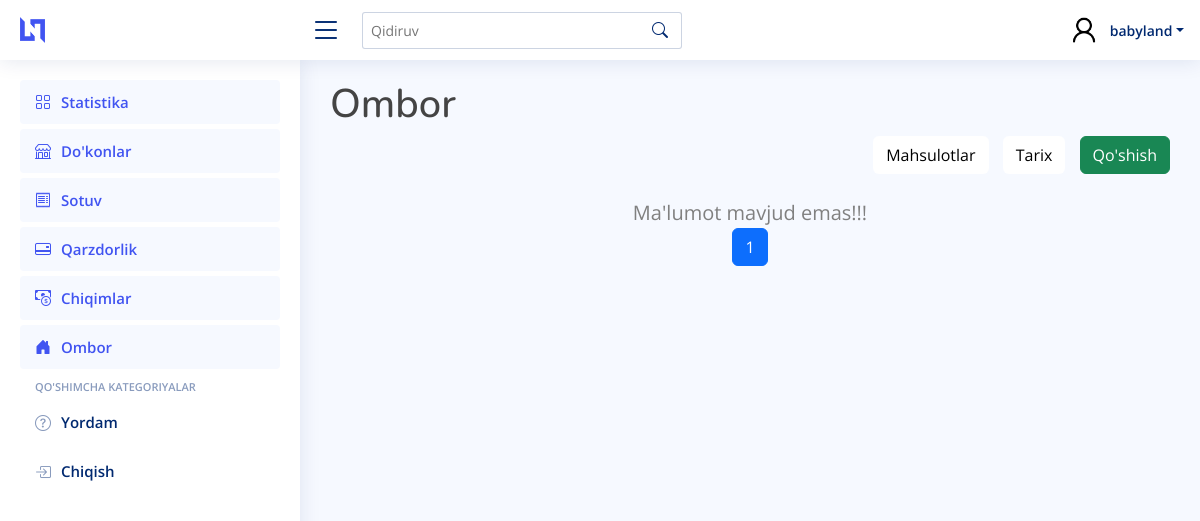
Before: /storage/ (signed in) with the older database file.
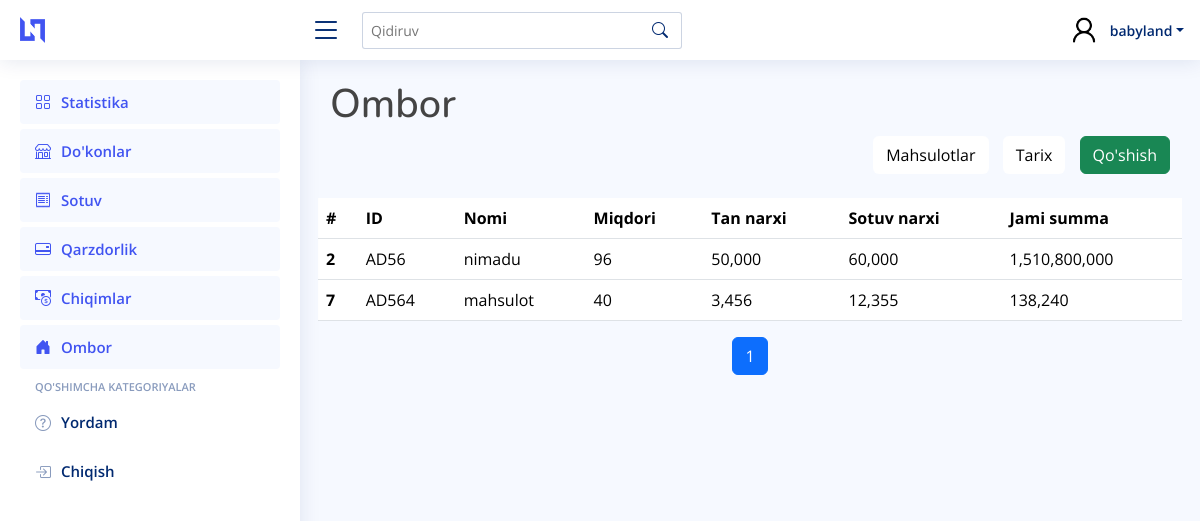
After: the same page with the newer database file.
### main_app/models.py (models this page shows, shortened)
class Product(models.Model):
    name = models.CharField(max_length=250)
    base_price = models.PositiveIntegerField(default=0)
    sale_price = models.PositiveIntegerField(default=0)
    amount = models.PositiveIntegerField(default=0)
    qr_code_id = models.CharField(max_length=250)

### main_app/views.py (the view, shortened to what this page needs)
# urls.py: path("storage/", StorageView.as_view(), name="storage"),
@method_decorator(login_required, name='dispatch')
class StorageView(ListView):
    template_name = "storage/storage.html"
    model = Transaction
    context_object_name = 'products'
    paginate_by = 10
    def get_context_data(self, **kwargs):
        context = super().get_context_data(**kwargs)
        objs = []
        for i in Transaction.objects.all():
            pro = {
                "id": i.id,
                "product_id" : i.product.qr_code_id,
                "name" : i.product.name,
                "amount" : sum([ d.amount for d in Transaction.objects.filter(transaction_type = "add").filter(product__qr_code_id = i.product.qr_code_id)]) - sum([ d.amount for d in Transaction.objects.filter(transaction_type = "remove").filter(product__qr_code_id = i.product.qr_code_id)]),
                "sale_price" : i.product.sale_price,
                "base_price" : i.product.base_price,
                "overall" : sum([ d.amount for d in Transaction.objects.filter(transaction_type = "add").filter(product__qr_code_id = i.product.qr_code_id)]) * i.product.base_price,
            }
            objs.append(pro) if pro["product_id"] not in {j["product_id"] for j in objs} else None
        products = objs
        paginator_products = Paginator(products, self.paginate_by)
        page_number_products = self.request.GET.get('page_products')
        page_obj_products = paginator_products.get_page(page_number_products)
        context["page_obj_products"] = page_obj_products
        return context

### templates/storage/storage.html (shortened to what this page needs)
{% extends 'wrapper.html' %}
{% load humanize %}
{% block content %}
<h1>Ombor</h1>
  <div class="d-flex justify-content-end align-items-center">
    <div>
      <form method="POST">
        <a type="button" class="btn product_a" href="{% url 'main_app:products' %}">Mahsulotlar</a>
        <a type="button" class="btn product_a" href="{% url 'main_app:storage_history' %}">Tarix</a>
        <button type="button" class="btn btn-success" data-bs-toggle="modal" data-bs-target="#exampleModal">Qo'shish</button>
      </form>
    </div>
  </div>
    <div class="row mt-4" style="overflow-x: auto;">
      {% if page_obj_products %}
            <table class="table" >
              <thead>
                <tr>
                  <th scope="col">#</th>
                  <th scope="col">ID</th>
                  <th scope="col">Nomi</th>
                  <th scope="col">Miqdori</th>
                  <th scope="col">Tan narxi</th>
                  <th scope="col">Sotuv narxi</th>
                  <th scope="col">Jami summa</th>
                </tr>
              </thead>
              <tbody>
                {% for i in page_obj_products %}
                <tr>
                  <th scope="row">{{ i.id }}</th>
                  <td>{{ i.product_id }}</td>
                  <td>{{ i.name }}</td>
                  <td>{{ i.amount }}</td>
                  <td>{{ i.base_price|intcomma }}</td>
                  <td>{{ i.sale_price|intcomma }}</td>
                  <td>{{ i.overall|intcomma }}</td>
                </tr>
                {% endfor %}
              </tbody>
            </table>
            {% else %}
              <div style="color: gray;font-size:20px;text-align:center">
                Ma'lumot mavjud emas!!!
              </div>
            {% endif %}
            <nav aria-label="Page navigation">
              <ul class="pagination justify-content-center">
                {% for num in page_obj_products.paginator.page_range %}
                  {% if page_obj_products.number == num %}
                    <li class="page-item active"><a class="page-link" href="?page_products={{ num }}">{{ num }}</a></li>
                  {% else %}
                    <li class="page-item"><a class="page-link" href="?page_products={{ num }}">{{ num }}</a></li>
                  {% endif %}
                {% endfor %}
              </ul>
            </nav>
    </div>
{% endblock content %}

Changed rows visible on the page:
added Product: product_id "AD56", name "nimadu"
added Product: product_id "AD564", name "mahsulot"
Other visible differences:
text no longer shown: "Ma'lumot mavjud emas!!!"
text now shown: "# ID Nomi Miqdori Tan narxi Sotuv narxi Jami summa"
new list line: "2 96 50,000 60,000 1,510,800,000"
new list line: "7 40 3,456 12,355 138,240"
